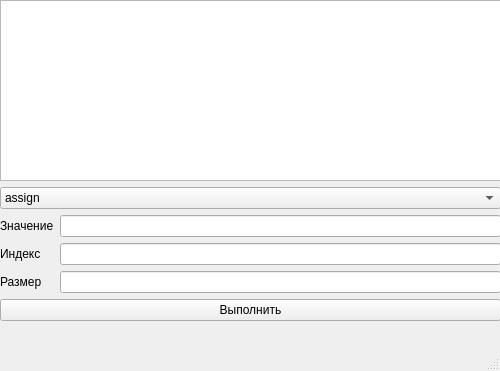
<?xml version="1.0" encoding="UTF-8"?>
<ui version="4.0">
 <class>MainWindow</class>
 <widget class="QMainWindow" name="MainWindow">
  <property name="geometry">
   <rect>
    <x>0</x>
    <y>0</y>
    <width>500</width>
    <height>371</height>
   </rect>
  </property>
  <property name="windowTitle">
   <string>MainWindow</string>
  </property>
  <widget class="QWidget" name="centralwidget">
   <widget class="QWidget" name="gridLayoutWidget">
    <property name="geometry">
     <rect>
      <x>0</x>
      <y>0</y>
      <width>501</width>
      <height>321</height>
     </rect>
    </property>
    <layout class="QGridLayout" name="gridLayout">
     <item row="3" column="0">
      <widget class="QPushButton" name="pushButton">
       <property name="text">
        <string>Выполнить</string>
       </property>
      </widget>
     </item>
     <item row="0" column="0">
      <widget class="QTextBrowser" name="textBrowser"/>
     </item>
     <item row="2" column="0">
      <layout class="QHBoxLayout" name="horizontalLayout">
       <item>
        <layout class="QVBoxLayout" name="verticalLayout_2">
         <item>
          <widget class="QLabel" name="label">
           <property name="text">
            <string>Значение</string>
           </property>
          </widget>
         </item>
         <item>
          <widget class="QLabel" name="label_2">
           <property name="text">
            <string>Индекс</string>
           </property>
          </widget>
         </item>
         <item>
          <widget class="QLabel" name="label_3">
           <property name="text">
            <string>Размер</string>
           </property>
          </widget>
         </item>
        </layout>
       </item>
       <item>
        <layout class="QVBoxLayout" name="verticalLayout">
         <item>
          <widget class="QLineEdit" name="lineEdit"/>
         </item>
         <item>
          <widget class="QLineEdit" name="lineEdit_2"/>
         </item>
         <item>
          <widget class="QLineEdit" name="lineEdit_3"/>
         </item>
        </layout>
       </item>
      </layout>
     </item>
     <item row="1" column="0">
      <widget class="QComboBox" name="comboBox">
       <item>
        <property name="text">
         <string>assign</string>
        </property>
       </item>
       <item>
        <property name="text">
         <string>at</string>
        </property>
       </item>
       <item>
        <property name="text">
         <string>capacity</string>
        </property>
       </item>
       <item>
        <property name="text">
         <string>clear</string>
        </property>
       </item>
       <item>
        <property name="text">
         <string>emplace</string>
        </property>
       </item>
       <item>
        <property name="text">
         <string>emplace_back</string>
        </property>
       </item>
       <item>
        <property name="text">
         <string>empty</string>
        </property>
       </item>
       <item>
        <property name="text">
         <string>erase</string>
        </property>
       </item>
       <item>
        <property name="text">
         <string>front</string>
        </property>
       </item>
       <item>
        <property name="text">
         <string>pop_back</string>
        </property>
       </item>
       <item>
        <property name="text">
         <string>push_back</string>
        </property>
       </item>
       <item>
        <property name="text">
         <string>reserve</string>
        </property>
       </item>
       <item>
        <property name="text">
         <string>size</string>
        </property>
       </item>
      </widget>
     </item>
    </layout>
   </widget>
  </widget>
  <widget class="QMenuBar" name="menubar">
   <property name="geometry">
    <rect>
     <x>0</x>
     <y>0</y>
     <width>500</width>
     <height>25</height>
    </rect>
   </property>
  </widget>
  <widget class="QStatusBar" name="statusbar"/>
 </widget>
 <resources/>
 <connections/>
</ui>
